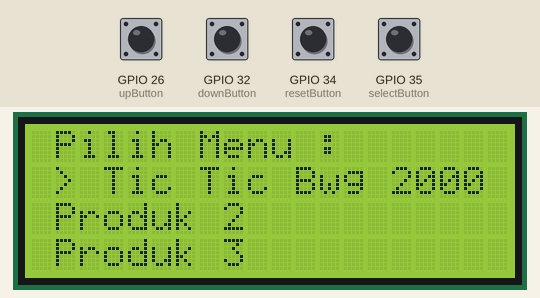
Recording of a sketch running on a simulated ESP32. Shown: 20×4 character LCD. The inputs (shaded band) are chosen by the test bench; at power-on: GPIO 26 (upButton), GPIO 32 (downButton), GPIO 34 (resetButton), GPIO 35 (selectButton) LOW.

Above: at 1.3 s.
1.4 s: GPIO 32 (downButton) pulled HIGH for 0.15 s
At 2.0 s:
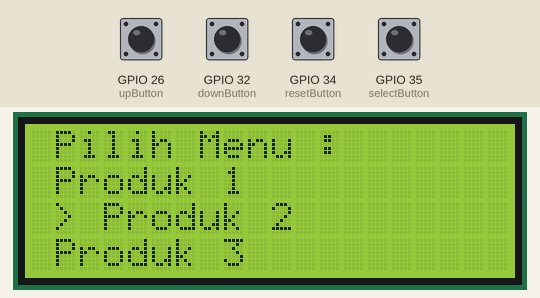
3.0 s: GPIO 35 (selectButton) pulled HIGH for 0.15 s
At 4.7 s:
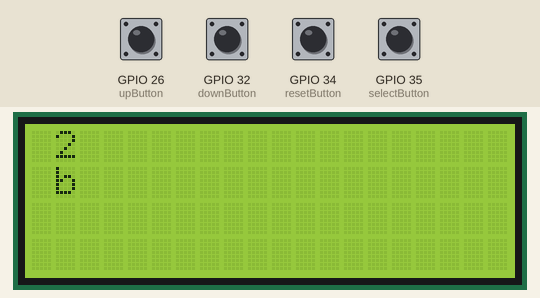
Timing chart, 0 to 6.2 s (numbered marks = the images above; inputs shaded):
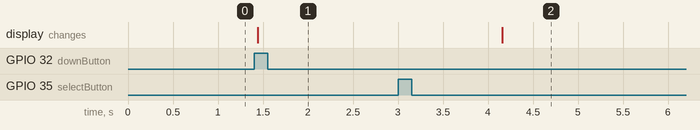

Measured:
- after the input at 1.4 s, the display: changes at once (image 1)
- after the input at 3.0 s, the display: changes after 1.2 s (image 2)

The sketch:

ListMenu.ino
```cpp
#include <LiquidCrystal_I2C.h>
LiquidCrystal_I2C lcd(0x27, 20, 4);
#define upButton 26
#define downButton 32
#define selectButton 35
#define resetButton 34

bool menuSelect;
int menu = 1;

String productSelected;
String nameProductSelected;
String productCodeOne = "P-0722-00239";
String productCodeTwo = "2";
String productCodeThree = "3";
String productCodeFour = "4";
String nameProductOne = "Tic Tic Bwg 2000";
String nameProductTwo = "b";
String nameProductThree = "c";
String nameProductFour = "d";


void setup() {
  Serial.begin(115200);

  pinMode(upButton, INPUT);
  pinMode(downButton, INPUT);
  pinMode(selectButton, INPUT);
  pinMode(resetButton, INPUT);

  // LCD
  lcd.init();
  lcd.clear();
  lcd.backlight();

  updateMenu();

}

void loop() {
  while (menuSelect == false) {
    if (digitalRead(downButton)) {
      menu++;
      updateMenu();
      delay(100);
      while (digitalRead(downButton));
    }
    if (digitalRead(upButton)) {
      menu--;
      updateMenu();
      delay(100);
      while (digitalRead(upButton));
    }
    if (digitalRead(selectButton)) {
      delay(100);
      while (digitalRead(selectButton));

      menuSelect = true;
      menuSelected();
    }
  }

  if (menuSelect == true) {
    lcd.setCursor(1, 0);
    lcd.print(productSelected);
    lcd.setCursor(1, 1);
    lcd.print(nameProductSelected);
  }

  if (digitalRead(resetButton)) {
    lcd.clear();
    lcd.setCursor(1, 0);
    lcd.print("Resetting..");
    delay(1000);
    ESP.restart();
  }
  // Wifi
}

void menuSelected() {
  switch (menu) {
    case 1:
      productSelected = productCodeOne;
      nameProductSelected = nameProductOne;
      delay(1000);
      lcd.clear();
      break;
    case 2:
      productSelected = productCodeTwo;
      nameProductSelected = nameProductTwo;
      delay(1000);
      lcd.clear();
      break;
    case 3:
      productSelected = productCodeThree;
      nameProductSelected = nameProductThree;
      delay(1000);
      lcd.clear();
      break;
    case 4:
      productSelected = productCodeFour;
      nameProductSelected = nameProductFour;
      delay(1000);
      lcd.clear();
      break;
  }
}

void updateMenu() {
  switch (menu) {
    case 0:
      menu = 1;
      break;
    case 1:
      lcd.clear();
      lcd.setCursor(1, 0);
      lcd.print("Pilih Menu :");
      lcd.setCursor(1, 1);
      lcd.print("> " + nameProductOne);
      lcd.setCursor(1, 2);
      lcd.print("Produk 2");
      lcd.setCursor(1, 3);
      lcd.print("Produk 3");
      break;
    case 2:
      lcd.clear();
      lcd.setCursor(1, 0);
      lcd.print("Pilih Menu :");
      lcd.setCursor(1, 1);
      lcd.print("Produk 1");
      lcd.setCursor(1, 2);
      lcd.print("> Produk 2");
      lcd.setCursor(1, 3);
      lcd.print("Produk 3");
      break;
    case 3:
      lcd.clear();
      lcd.setCursor(1, 0);
      lcd.print("Pilih Menu :");
      lcd.setCursor(1, 1);
      lcd.print("Produk 1");
      lcd.setCursor(1, 2);
      lcd.print("Produk 2");
      lcd.setCursor(1, 3);
      lcd.print("> Produk 3");
      break;
    case 4:
      menu = 3;
      break;
  }
}
```
